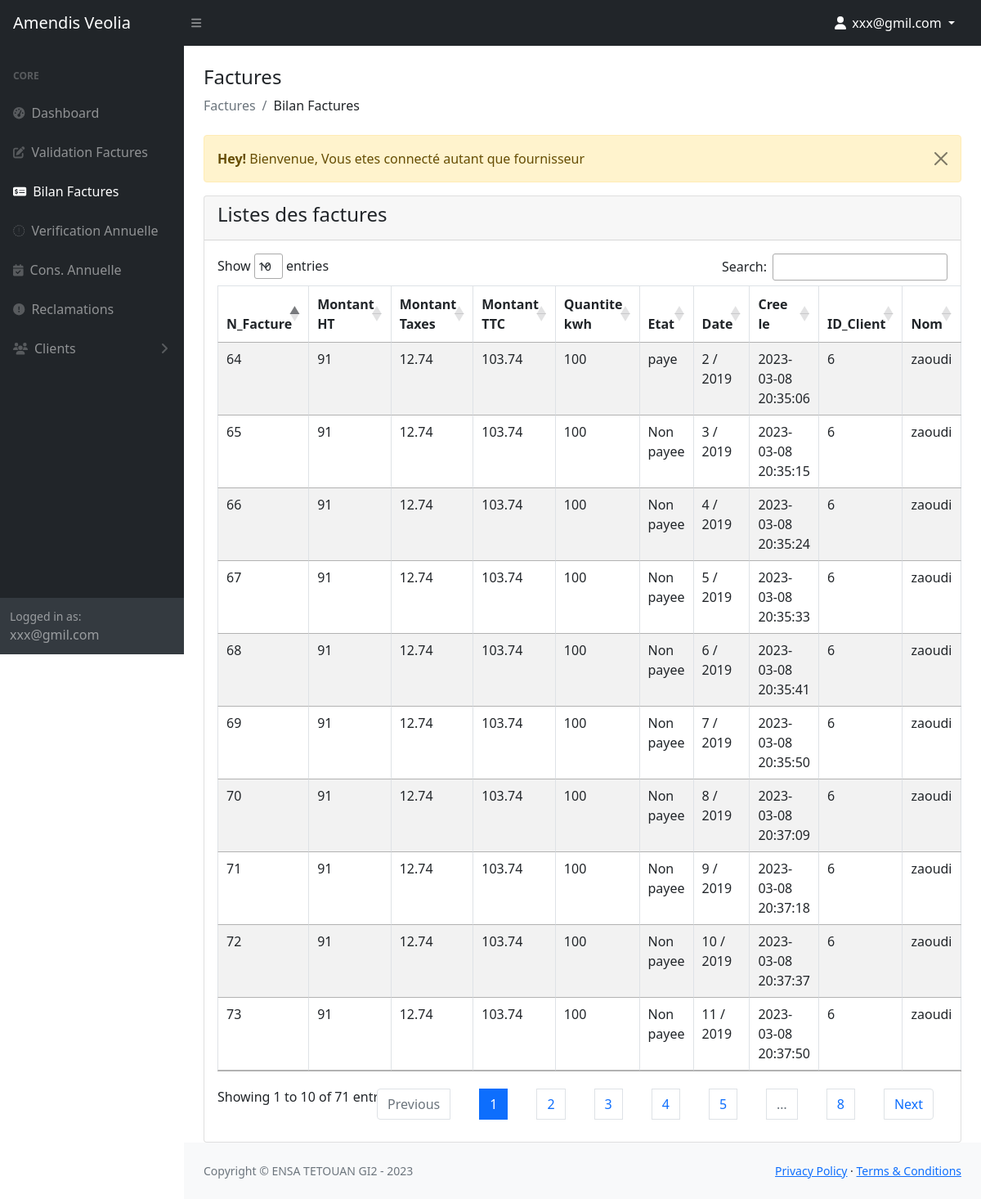
Page /TP2project/admin/view_fac.php (signed in) on the committed database.
### tables this page shows
CREATE TABLE `fournisseurs` (
  `id_fr` int(255) NOT NULL,
  `nom_fr` varchar(30) NOT NULL,
  `adresse_fr` varchar(200) NOT NULL,
  `tel_fr` varchar(20) NOT NULL,
  `email_fr` varchar(50) NOT NULL,
  `mdp_fr` varchar(30) NOT NULL
);

CREATE TABLE `factures` (
  `id_fac` int(255) NOT NULL,
  `montant_ht` float NOT NULL,
  `montant_taxes` float NOT NULL,
  `montant_ttc` float NOT NULL,
  `quantite` int(30) NOT NULL,
  `etat` varchar(20) NOT NULL,
  `created_fr` timestamp NOT NULL DEFAULT current_timestamp(),
  `id_cl` int(20) NOT NULL,
  `id_fr` int(20) NOT NULL,
  `id_consommation` int(20) NOT NULL,
  `cons_par_annee` int(20) NOT NULL,
  `solde_anterieur` float NOT NULL
);

CREATE TABLE `consommations` (
  `id_consommation` int(255) NOT NULL,
  `index_compteur` int(20) NOT NULL,
  `mois` varchar(10) NOT NULL,
  `annee` varchar(5) NOT NULL,
  `image` varchar(255) NOT NULL,
  `etat_cons` varchar(20) NOT NULL,
  `id_cl` int(255) NOT NULL
);

CREATE TABLE `clients` (
  `id_cl` int(255) NOT NULL,
  `nom_cl` varchar(50) NOT NULL,
  `prenom_cl` varchar(50) NOT NULL,
  `cin_cl` varchar(20) NOT NULL,
  `adresse_cl` varchar(100) NOT NULL,
  `tel_cl` varchar(20) NOT NULL,
  `email_cl` varchar(50) NOT NULL,
  `passwd_cl` varchar(50) NOT NULL,
  `created_at` timestamp NOT NULL DEFAULT current_timestamp(),
  `date_abonnement` date DEFAULT NULL,
  `id_zone` int(255) NOT NULL
);

### TP2project/admin/view_fac.php (the view, shortened to what this page needs)
<?php
include('config/dbcon.php');
include('includes/header.php');
?>
<div class="container-fluid px-4">
    <h4 class="mt-4">Factures</h4>
    <ol class="breadcrumb mb-4">
        <li class="breadcrumb-item active">Factures</li>
        <li class="breadcrumb-item ">Bilan Factures</li>
    </ol>
    <div class="row">
        <div class="col-md-12">
            <?php include('message.php')?>
            <div class="card">
                <div class="card-header">
                    <h4>Listes des factures </h4>
                </div>
                <div class="card-body">
                    <table id='myDataTable' class="table table-bordered table-striped table-sm ">
                        <thead>
                            <tr>
                                <th>N_Facture</th>
                                <th>Montant HT</th>
                                <th>Montant Taxes</th>
                                <th>Montant TTC</th>
                                <th>Quantite kwh</th>
                                <th>Etat</th>
                                <th>Date</th>
                                <th>Cree le</th>
                                <th>ID_Client</th>
                                <th>Nom</th>
                            </tr>
                        </thead>
                        <tbody>
                            <?php
                            $query="SELECT * FROM factures, clients, consommations where clients.id_cl= factures.id_cl AND consommations.id_consommation= factures.id_consommation ";
                            $query_run = mysqli_query($con, $query);
                            if(mysqli_num_rows($query_run) > 0){
                                foreach($query_run as $row){
                                    ?>
                                    <tr>
                                        <td> <?= $row['id_fac']; ?> </td>
                                        <td> <?= $row['montant_ht']; ?></td>
                                        <td> <?= $row['montant_taxes']; ?> </td>
                                        <td> <?= $row['montant_ttc']; ?> </td>
                                        <td> <?= $row['quantite']; ?> </td>
                                        <td> <?= $row['etat']; ?> </td>
                                        <td> <?= $row['mois'];?> / <?= $row['annee'];?> </td>
                                        <td> <?= $row['created_fr']; ?> </td>
                                        <td> <?= $row['id_cl']; ?> </td>
                                        <td> <?= $row['nom_cl']; ?> </td>
                                    </tr>
                                    <?php
                                }
                            }else{
                                ?>
                                    <tr>
                                        <td colspan=9> Pas d'enregistrement trouvee</td>
                                    </tr>
                                <?php
                            }
                            ?>
                        </tbody>
                    </table>
                </div>
            </div>
        </div>
    </div>
</div>
<?php
include('includes/footer.php');
include('includes/scripts.php');
?>

### TP2project/admin/includes/navbar-top.php (shortened to what this page needs)
<nav class="sb-topnav navbar navbar-expand navbar-dark bg-dark">
    <a class="navbar-brand ps-3" href="index.html">Amendis Veolia</a>
    <button class="btn btn-link btn-sm order-1 order-lg-0 me-4 me-lg-0" id="sidebarToggle" href="#!"><i class="fas fa-bars"></i></button>
        <?php
            $sql = mysqli_query($con,"SELECT * FROM fournisseurs WHERE id_fr = {$_SESSION['id_fr']} " );
            if(mysqli_num_rows($sql) >0){
              $row = mysqli_fetch_assoc($sql);
            }
          ?>
    <ul class="navbar-nav ms-auto ms-md-0 me-3 me-lg-4">
        <li class="nav-item dropdown">
            <a class="nav-link dropdown-toggle text-white" id="navbarDropdown" href="#" role="button" data-bs-toggle="dropdown" aria-expanded="false">
                <i class="fas fa-user fa-fw"></i> <?= $row['email_fr'];?>
            </a>
        </li>
    </ul>
</nav>

### TP2project/admin/includes/sidebar.php (shortened to what this page needs)
<div id="layoutSidenav_nav">
    <?php  $page = substr($_SERVER['SCRIPT_NAME'], strrpos($_SERVER['SCRIPT_NAME'], "/")+1); ?>
    <nav class="sb-sidenav accordion sb-sidenav-dark" id="sidenavAccordion">
        <div class="sb-sidenav-menu">
            <div class="nav">
                <div class="sb-sidenav-menu-heading">Core</div>
                <a class="nav-link <?=$page == 'index.php' ? 'active':'' ?> " href="index.php">
                    <div class="sb-nav-link-icon"><i class="fas fa-tachometer-alt"></i></div>
                    Dashboard
                </a>
                <a class="nav-link <?=$page == 'validate_fac.php' ? 'active':'' ?> " href="validate_fac.php">
                    <div class="sb-nav-link-icon"><i class="fas fa-pen-to-square"></i></div>
                        Validation Factures
                </a>
                <a class="nav-link <?=$page == 'view_fac.php' ? 'active':'' ?> " href="view_fac.php">
                    <div class="sb-nav-link-icon"><i class="fas fa-money-check-dollar"></i></div>
                        Bilan Factures
                </a>
                <a class="nav-link <?=$page == 'cons-annuelle.php' ? 'active':'' ?> " href="cons-annuelle.php">
                    <div class="sb-nav-link-icon"><i class="fa-sharp fa-solid fa-file-pen"></i></div>
                       Verification Annuelle
                </a>
                <a class="nav-link <?=$page == 'verify-annuelle.php' ? 'active':'' ?> " href="verify-annuelle.php">
                    <div class="sb-nav-link-icon"><i class="fa-solid fa-calendar-check"></i></div>
                       Cons. Annuelle
                </a>
                <a class="nav-link <?=$page == 'view-nonrec.php' ? 'active':'' ?> " href="view-nonrec.php">
                    <div class="sb-nav-link-icon"><i class="fa-solid fa-circle-exclamation"></i></div>
                       Reclamations
                </a>
                <a class="nav-link collapsed <?= $page == 'view-register.php' || $page == 'register-add.php'|| $page == 'register-edit.php' ? 'active':'' ?>" href="#" data-bs-toggle="collapse" data-bs-target="#collapseLayouts" aria-expanded="false" aria-controls="collapseLayouts">
                    <div class="sb-nav-link-icon"><i class="fas fa-users"></i></div>
                        Clients
                    <div class="sb-sidenav-collapse-arrow"><i class="fas fa-angle-down"></i></div>
                </a>
            </div>
        </div>
        <div class="sb-sidenav-footer">
            <div class="small">Logged in as:</div>
                <?= $row['email_fr']; ?>
        </div>
    </nav>
</div>

### rows in the picture
fournisseurs: email_fr "xxx@gmil.com"
factures: id_fac "64", montant_ht "91", montant_taxes "12.74", montant_ttc "103.74", quantite "100", etat "paye", id_consommation.mois "2", id_consommation.annee "2019", created_fr "2023-03-08 20:35:06", id_consommation.id_cl "6", id_cl.nom_cl "zaoudi"
factures: id_fac "65", montant_ht "91", montant_taxes "12.74", montant_ttc "103.74", quantite "100", etat "Non payee", id_consommation.mois "3", id_consommation.annee "2019", created_fr "2023-03-08 20:35:15", id_consommation.id_cl "6", id_cl.nom_cl "zaoudi"
factures: id_fac "66", montant_ht "91", montant_taxes "12.74", montant_ttc "103.74", quantite "100", etat "Non payee", id_consommation.mois "4", id_consommation.annee "2019", created_fr "2023-03-08 20:35:24", id_consommation.id_cl "6", id_cl.nom_cl "zaoudi"
factures: id_fac "67", montant_ht "91", montant_taxes "12.74", montant_ttc "103.74", quantite "100", etat "Non payee", id_consommation.mois "5", id_consommation.annee "2019", created_fr "2023-03-08 20:35:33", id_consommation.id_cl "6", id_cl.nom_cl "zaoudi"
factures: id_fac "68", montant_ht "91", montant_taxes "12.74", montant_ttc "103.74", quantite "100", etat "Non payee", id_consommation.mois "6", id_consommation.annee "2019", created_fr "2023-03-08 20:35:41", id_consommation.id_cl "6", id_cl.nom_cl "zaoudi"
factures: id_fac "69", montant_ht "91", montant_taxes "12.74", montant_ttc "103.74", quantite "100", etat "Non payee", id_consommation.mois "7", id_consommation.annee "2019", created_fr "2023-03-08 20:35:50", id_consommation.id_cl "6", id_cl.nom_cl "zaoudi"
factures: id_fac "70", montant_ht "91", montant_taxes "12.74", montant_ttc "103.74", quantite "100", etat "Non payee", id_consommation.mois "8", id_consommation.annee "2019", created_fr "2023-03-08 20:37:09", id_consommation.id_cl "6", id_cl.nom_cl "zaoudi"
factures: id_fac "71", montant_ht "91", montant_taxes "12.74", montant_ttc "103.74", quantite "100", etat "Non payee", id_consommation.mois "9", id_consommation.annee "2019", created_fr "2023-03-08 20:37:18", id_consommation.id_cl "6", id_cl.nom_cl "zaoudi"
factures: id_fac "72", montant_ht "91", montant_taxes "12.74", montant_ttc "103.74", quantite "100", etat "Non payee", id_consommation.mois "10", id_consommation.annee "2019", created_fr "2023-03-08 20:37:37", id_consommation.id_cl "6", id_cl.nom_cl "zaoudi"
factures: id_fac "73", montant_ht "91", montant_taxes "12.74", montant_ttc "103.74", quantite "100", etat "Non payee", id_consommation.mois "11", id_consommation.annee "2019", created_fr "2023-03-08 20:37:50", id_consommation.id_cl "6", id_cl.nom_cl "zaoudi"

### other values in the picture
$_SESSION['message'] "Bienvenue, Vous etes connecté autant que fournisseur"
